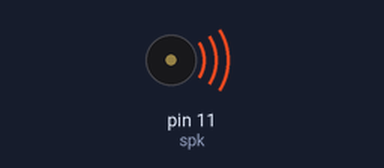
The sketch below on a simulated Arduino Uno, built with avr-gcc and run on an emulated ATmega328P. Parts: buzzer (waves = sounding).

Above: at 0.1 s.
Timing chart, 0 to 40.0 s (numbered marks = the images above):
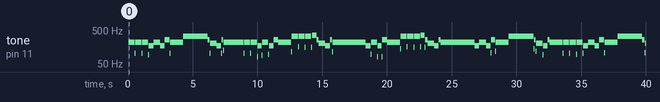

The sketch:

sonidoBusMarchaImperial.ino
```cpp
const int spk=11;
//son las notas musicales ya hechas hertz o algo asi
#define c 261
#define d 294
#define e 329
#define f 349
#define g 391
#define gS 415
#define a 440
#define aS 455
#define b 466
#define cH 523
#define cSH 554
#define dH 587
#define dSH 622
#define eH 659
#define fH 698
#define fSH 740
#define gH 784
#define gSH 830
#define aH 880

void setup() {
  pinMode(spk,OUTPUT);
}

void loop() {
  marcha();
}

void beep(unsigned char spk, int frec, long tiempo) {

  int x;
  long pausa =(long)(1000000/frec);
  long ancho=(long)(tiempo*1000)/(pausa*2);
  for(x=0;x<ancho;x++) {
    digitalWrite(spk, HIGH);
    delayMicroseconds(pausa);
    digitalWrite(spk,LOW);
    delayMicroseconds(pausa);

  }

  delay(20);
}


void marcha() {
  beep(spk,a,500);
  beep(spk,a,500);
  beep(spk,a,500);
  beep(spk,f,350);

  beep(spk, a, 500);
  beep(spk, f, 350);
  beep(spk, cH, 350);
  beep(spk,a,1000);

  beep(spk, eH, 500);
  beep(spk, eH, 500);
  beep(spk, eH, 500);
  beep(spk, fH, 350);
  beep(spk, cH, 150);

  beep(spk, gS, 500);
  beep(spk, f, 350);
  beep(spk, cH, 150);
  beep(spk, a, 1000);
}
```

Measured:
- by itself, tone on pin 11 (spk): plays 220 Hz for 0.48 s, 104 Hz for 0.04 s, 220 Hz for 0.48 s, 104 Hz for 0.04 s, 220 Hz for 0.48 s, 94 Hz for 0.04 s … (102 notes in this stretch)
